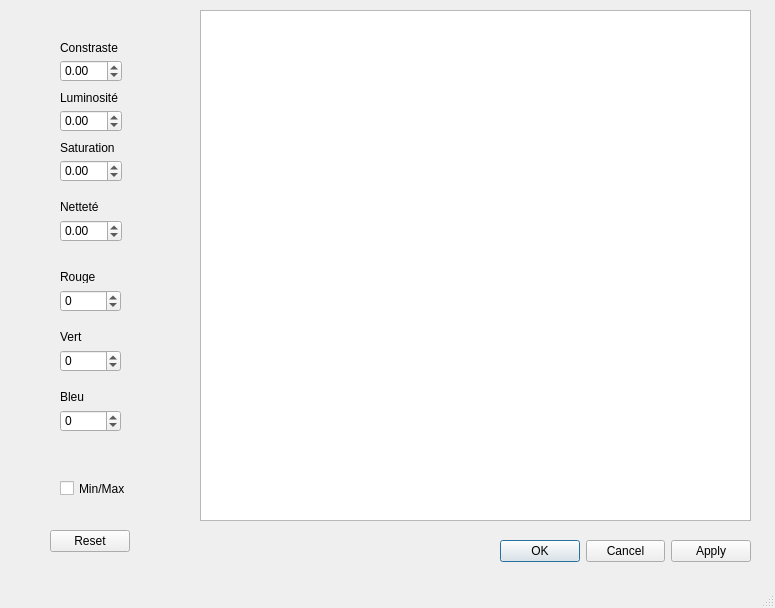
<?xml version="1.0" encoding="UTF-8"?>
<ui version="4.0">
 <class>colorWindow</class>
 <widget class="QMainWindow" name="colorWindow">
  <property name="geometry">
   <rect>
    <x>0</x>
    <y>0</y>
    <width>775</width>
    <height>608</height>
   </rect>
  </property>
  <property name="windowTitle">
   <string>Rehaussement des couleurs</string>
  </property>
  <widget class="QWidget" name="centralwidget">
   <widget class="QGraphicsView" name="graphicsView">
    <property name="geometry">
     <rect>
      <x>200</x>
      <y>10</y>
      <width>551</width>
      <height>511</height>
     </rect>
    </property>
   </widget>
   <widget class="QLabel" name="label">
    <property name="geometry">
     <rect>
      <x>60</x>
      <y>40</y>
      <width>61</width>
      <height>16</height>
     </rect>
    </property>
    <property name="text">
     <string>Constraste</string>
    </property>
   </widget>
   <widget class="QLabel" name="label_2">
    <property name="geometry">
     <rect>
      <x>60</x>
      <y>90</y>
      <width>71</width>
      <height>16</height>
     </rect>
    </property>
    <property name="text">
     <string>Luminosité</string>
    </property>
   </widget>
   <widget class="QLabel" name="label_3">
    <property name="geometry">
     <rect>
      <x>60</x>
      <y>140</y>
      <width>61</width>
      <height>16</height>
     </rect>
    </property>
    <property name="text">
     <string>Saturation</string>
    </property>
   </widget>
   <widget class="QDoubleSpinBox" name="spinBoxContrast">
    <property name="geometry">
     <rect>
      <x>60</x>
      <y>60</y>
      <width>62</width>
      <height>22</height>
     </rect>
    </property>
    <property name="minimum">
     <double>-1.000000000000000</double>
    </property>
    <property name="maximum">
     <double>2.000000000000000</double>
    </property>
    <property name="singleStep">
     <double>0.050000000000000</double>
    </property>
   </widget>
   <widget class="QDoubleSpinBox" name="spinBoxLuminosite">
    <property name="geometry">
     <rect>
      <x>60</x>
      <y>110</y>
      <width>62</width>
      <height>22</height>
     </rect>
    </property>
    <property name="minimum">
     <double>-1.000000000000000</double>
    </property>
    <property name="maximum">
     <double>1.000000000000000</double>
    </property>
    <property name="singleStep">
     <double>0.050000000000000</double>
    </property>
   </widget>
   <widget class="QDoubleSpinBox" name="spinBoxSaturation">
    <property name="geometry">
     <rect>
      <x>60</x>
      <y>160</y>
      <width>62</width>
      <height>22</height>
     </rect>
    </property>
    <property name="minimum">
     <double>-1.000000000000000</double>
    </property>
    <property name="maximum">
     <double>1.000000000000000</double>
    </property>
    <property name="singleStep">
     <double>0.050000000000000</double>
    </property>
   </widget>
   <widget class="QSpinBox" name="spinBoxRed">
    <property name="geometry">
     <rect>
      <x>60</x>
      <y>290</y>
      <width>61</width>
      <height>22</height>
     </rect>
    </property>
    <property name="minimum">
     <number>-100</number>
    </property>
    <property name="maximum">
     <number>100</number>
    </property>
    <property name="singleStep">
     <number>5</number>
    </property>
   </widget>
   <widget class="QSpinBox" name="spinBoxGreen">
    <property name="geometry">
     <rect>
      <x>60</x>
      <y>350</y>
      <width>61</width>
      <height>22</height>
     </rect>
    </property>
    <property name="minimum">
     <number>-100</number>
    </property>
    <property name="maximum">
     <number>100</number>
    </property>
    <property name="singleStep">
     <number>5</number>
    </property>
   </widget>
   <widget class="QSpinBox" name="spinBoxBlue">
    <property name="geometry">
     <rect>
      <x>60</x>
      <y>410</y>
      <width>61</width>
      <height>22</height>
     </rect>
    </property>
    <property name="minimum">
     <number>-100</number>
    </property>
    <property name="maximum">
     <number>100</number>
    </property>
    <property name="singleStep">
     <number>5</number>
    </property>
   </widget>
   <widget class="QDoubleSpinBox" name="spinBoxNettete">
    <property name="geometry">
     <rect>
      <x>60</x>
      <y>220</y>
      <width>62</width>
      <height>22</height>
     </rect>
    </property>
    <property name="minimum">
     <double>-1.000000000000000</double>
    </property>
    <property name="maximum">
     <double>1.000000000000000</double>
    </property>
    <property name="singleStep">
     <double>0.050000000000000</double>
    </property>
   </widget>
   <widget class="QLabel" name="label_4">
    <property name="geometry">
     <rect>
      <x>60</x>
      <y>200</y>
      <width>47</width>
      <height>13</height>
     </rect>
    </property>
    <property name="text">
     <string>Netteté</string>
    </property>
   </widget>
   <widget class="QCheckBox" name="checkBoxMinMax">
    <property name="geometry">
     <rect>
      <x>60</x>
      <y>480</y>
      <width>70</width>
      <height>17</height>
     </rect>
    </property>
    <property name="text">
     <string>Min/Max</string>
    </property>
   </widget>
   <widget class="QLabel" name="label_5">
    <property name="geometry">
     <rect>
      <x>60</x>
      <y>270</y>
      <width>47</width>
      <height>13</height>
     </rect>
    </property>
    <property name="text">
     <string>Rouge</string>
    </property>
   </widget>
   <widget class="QLabel" name="label_6">
    <property name="geometry">
     <rect>
      <x>60</x>
      <y>330</y>
      <width>47</width>
      <height>13</height>
     </rect>
    </property>
    <property name="text">
     <string>Vert</string>
    </property>
   </widget>
   <widget class="QLabel" name="label_7">
    <property name="geometry">
     <rect>
      <x>60</x>
      <y>390</y>
      <width>47</width>
      <height>13</height>
     </rect>
    </property>
    <property name="text">
     <string>Bleu</string>
    </property>
   </widget>
   <widget class="QDialogButtonBox" name="buttonBoxDone">
    <property name="geometry">
     <rect>
      <x>500</x>
      <y>540</y>
      <width>251</width>
      <height>23</height>
     </rect>
    </property>
    <property name="standardButtons">
     <set>QDialogButtonBox::Apply|QDialogButtonBox::Cancel|QDialogButtonBox::Ok</set>
    </property>
   </widget>
   <widget class="QDialogButtonBox" name="buttonBoxReset">
    <property name="geometry">
     <rect>
      <x>50</x>
      <y>530</y>
      <width>81</width>
      <height>23</height>
     </rect>
    </property>
    <property name="standardButtons">
     <set>QDialogButtonBox::Reset</set>
    </property>
   </widget>
  </widget>
  <widget class="QMenuBar" name="menubar">
   <property name="geometry">
    <rect>
     <x>0</x>
     <y>0</y>
     <width>775</width>
     <height>21</height>
    </rect>
   </property>
  </widget>
  <widget class="QStatusBar" name="statusbar"/>
 </widget>
 <resources/>
 <connections/>
</ui>
